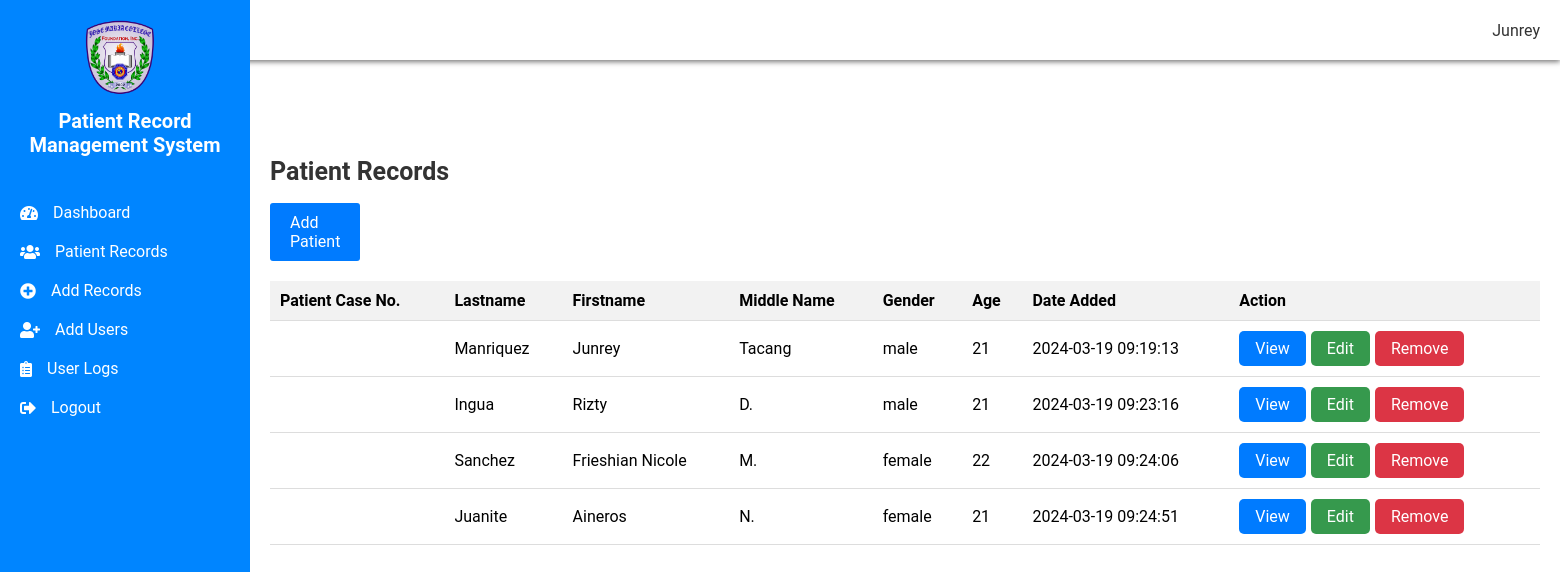
The app's page /patient_records.php (signed in) with its own data.
### tables this page shows
CREATE TABLE `patients` (
  `id` int(11) NOT NULL,
  `firstname` varchar(50) NOT NULL,
  `lastname` varchar(50) NOT NULL,
  `middlename` varchar(50) NOT NULL,
  `gender` varchar(10) NOT NULL,
  `age` int(11) NOT NULL,
  `contact` varchar(20) NOT NULL,
  `email` varchar(100) NOT NULL,
  `address` text NOT NULL,
  `date_added` timestamp NOT NULL DEFAULT current_timestamp()
);

### patient_records.php (the view, shortened to what this page needs)
<?php
include 'db_connection.php';
?>
<!DOCTYPE html>
<html>
<head>
    <link rel="stylesheet" href="https://cdnjs.cloudflare.com/ajax/libs/font-awesome/5.15.4/css/all.min.css">
    <link rel="stylesheet" href="dashboard.css">
</head>
<body>
    <div class="top-panel">
        <div class="logo-title">
        </div>
        <div class="user-info">
            <div class="user-circle">
            </div>
            <span class="username">
                <?php echo $_SESSION['username']; ?>
            </span>
        </div>
    </div>
    <div class="sidebar">
        <div class="header">
            <img src="jmclogo.png" alt="Logo" class="logo">
            <h2>Patient Record Management System</h2>
        </div>
        <a href="dashboard.php"><i class="fas fa-tachometer-alt"></i> Dashboard</a>
        <a href="patient_records.php"><i class="fas fa-users"></i> Patient Records</a>
        <a href="add_records.php"><i class="fas fa-plus-circle"></i> Add Records</a>
        <a href="add_users.php"><i class="fas fa-user-plus"></i> Add Users</a>
        <a href="user_logs.php"><i class="fas fa-clipboard-list"></i> User Logs</a>
        <a href="logout.php"><i class="fas fa-sign-out-alt"></i> Logout</a>
    </div>
    <div class="content">
        <h1>Patient Records</h1>
        <div class="action-bar">
            <div class="add-patient">
                <a href="add_patient.php" class="add-patient-btn">Add Patient</a>
            </div>
            <div class="patient-table">
                <table>
                    <thead>
                        <tr>
                            <th>Patient Case No.</th>
                            <th>Lastname</th>
                            <th>Firstname</th>
                            <th>Middle Name</th>
                            <th>Gender</th>
                            <th>Age</th>
                            <th>Date Added</th>
                            <th>Action</th>
                        </tr>
                    </thead>
                    <tbody id="patientTable">
                        <?php
                       $sql = "SELECT * FROM patients";
                       $result = mysqli_query($conn, $sql);
                        if (mysqli_num_rows($result) > 0) {
                            while ($row = mysqli_fetch_assoc($result)) {
                                echo "<tr>";
                                echo "<td>" . $row['patient_case_no'] . "</td>";
                                echo "<td>" . $row['lastname'] . "</td>";
                                echo "<td>" . $row['firstname'] . "</td>";
                                echo "<td>" . $row['middlename'] . "</td>";
                                echo "<td>" . $row['gender'] . "</td>";
                                echo "<td>" . $row['age'] . "</td>";
                                echo "<td>" . $row['date_added'] . "</td>";
                                echo "<td>";
                                echo "<a href='view_patient.php?id=" . $row['id'] . "' class='view-btn'>View</a>";
                                echo "<a href='edit_patient.php?id=" . $row['id'] . "' class='edit-btn'>Edit</a>";
                                echo "<a href='delete_patient.php?id=" . $row['id'] . "' class='delete-btn'>Remove</a>";
                                echo "</td>";
                                echo "</tr>";
                            }
                        } else {
                            echo "<tr><td colspan='8'>No patient records found.</td></tr>";
                        }
                        ?>
                    </tbody>
                </table>
            </div>
        </div>
    </div>
</body>
</html>

### dashboard.css (style rules this page uses)
body { font-family: 'Roboto', sans-serif; margin: 0; padding: 0; }
.sidebar { height: 100%; width: 250px; position: fixed; top: 0; left: 0; background-color: #0085FF; padding-top: 20px; }
.sidebar .header { padding-bottom: 20px; text-align: center; }
.sidebar .header img { width: 70px; height: auto; }
.sidebar .header h2 { color: #fff; margin-top: 10px; font-size: 20px; }
.sidebar a { padding: 10px 20px; display: flex; align-items: center; color: #fff; text-decoration: none; transition: all 0.3s ease; }
.sidebar a i { margin-right: 15px; flex-shrink: 0; }
.content { margin-left: 250px; margin-top: 60px; padding: 20px; }
.content h1 { color: #333; font-size: 25px; }
.add-patient { display: flex; align-items: center; margin-bottom: 20px; }
.add-patient-btn { background-color: #007bff; color: #fff; border: none; border-radius: 3px; padding: 10px 20px; font-size: 16px; cursor: pointer; text-decoration: none; }
.patient-table table { width: 100%; border-collapse: collapse; }
.patient-table th, .patient-table td { padding: 10px; border-bottom: 1px solid #ddd; text-align: left; }
.patient-table th { background-color: #f2f2f2; }
.top-panel { height: 60px; background-color: #fff; display: flex; align-items: center; justify-content: space-between; padding: 0 20px; box-shadow: 0 2px 5px rgba(121, 120, 120, 0.973); }
.logo-title { display: flex; align-items: center; }
.logo { width: 40px; height: auto; margin-right: 10px; }
.user-info { display: flex; align-items: center; }
.user-circle { width: 30px; height: 35px; background-color: #fff; border-radius: 50%; margin-right: 10px; display: flex; align-items: center; justify-content: center; }
.username { color: #333; font-size: 16px; }
.view-btn, .view-btn, .edit-btn { display: inline-block; padding: 8px 16px; background-color: #007bff; color: #fff; border: none; border-radius: 5px; text-decoration: none; margin-right: 5px; }
.edit-btn { background-color: #36994d; }
.delete-btn { display: inline-block; padding: 8px 16px; background-color: #007bff; color: #fff; border: none; border-radius: 5px; text-decoration: none; margin-right: 5px; }
.delete-btn { background-color: #dc3545; }

### records on screen
patients: lastname "Manriquez", firstname "Junrey", middlename "Tacang", gender "male", age "21", date_added "2024-03-19 09:19:13"
patients: lastname "Ingua", firstname "Rizty", middlename "D.", gender "male", age "21", date_added "2024-03-19 09:23:16"
patients: lastname "Sanchez", firstname "Frieshian Nicole", middlename "M.", gender "female", age "22", date_added "2024-03-19 09:24:06"
patients: lastname "Juanite", firstname "Aineros", middlename "N.", gender "female", age "21", date_added "2024-03-19 09:24:51"

### other values on screen
$_SESSION['username'] "Junrey"
